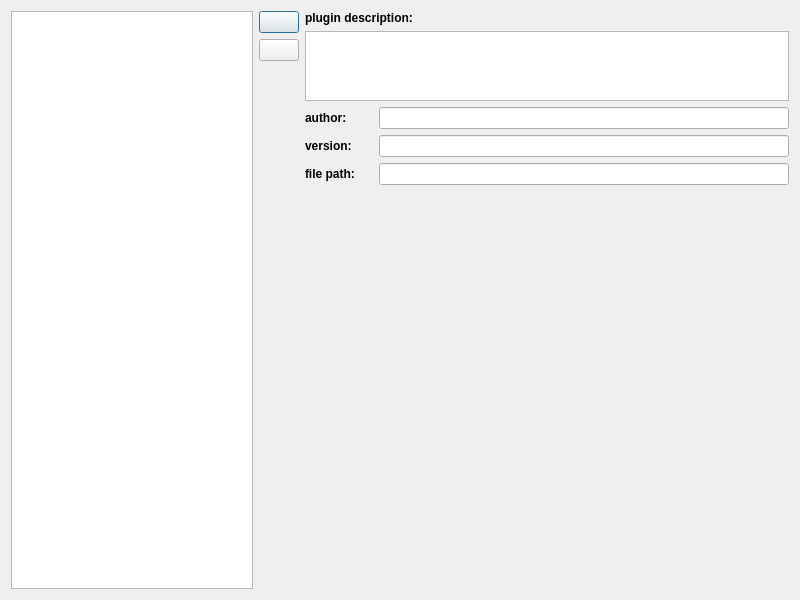
<?xml version="1.0" encoding="UTF-8"?>
<ui version="4.0">
 <class>PluginManagerDialog</class>
 <widget class="QDialog" name="PluginManagerDialog">
  <property name="geometry">
   <rect>
    <x>0</x>
    <y>0</y>
    <width>800</width>
    <height>600</height>
   </rect>
  </property>
  <property name="minimumSize">
   <size>
    <width>800</width>
    <height>600</height>
   </size>
  </property>
  <property name="windowTitle">
   <string>settings</string>
  </property>
  <layout class="QGridLayout" name="gridLayout">
   <item row="0" column="0">
    <layout class="QHBoxLayout" name="horizontalLayout" stretch="1,0,2">
     <item>
      <widget class="QTreeView" name="treeView_plugins">
       <property name="minimumSize">
        <size>
         <width>220</width>
         <height>0</height>
        </size>
       </property>
       <property name="alternatingRowColors">
        <bool>false</bool>
       </property>
       <property name="autoExpandDelay">
        <number>-1</number>
       </property>
       <property name="animated">
        <bool>false</bool>
       </property>
      </widget>
     </item>
     <item>
      <layout class="QVBoxLayout" name="verticalLayout" stretch="0,0,1">
       <item>
        <widget class="QPushButton" name="pushButton_add">
         <property name="sizePolicy">
          <sizepolicy hsizetype="Minimum" vsizetype="Minimum">
           <horstretch>0</horstretch>
           <verstretch>0</verstretch>
          </sizepolicy>
         </property>
         <property name="text">
          <string/>
         </property>
         <property name="icon">
          <iconset resource="../../res/res.qrc">
           <normaloff>:/Images/icons/edit_add.png</normaloff>:/Images/icons/edit_add.png</iconset>
         </property>
        </widget>
       </item>
       <item>
        <widget class="QPushButton" name="pushButton_remove">
         <property name="text">
          <string/>
         </property>
         <property name="icon">
          <iconset resource="../../res/res.qrc">
           <normaloff>:/Images/icons/edit_remove.png</normaloff>:/Images/icons/edit_remove.png</iconset>
         </property>
        </widget>
       </item>
       <item>
        <spacer name="verticalSpacer">
         <property name="orientation">
          <enum>Qt::Vertical</enum>
         </property>
         <property name="sizeHint" stdset="0">
          <size>
           <width>20</width>
           <height>40</height>
          </size>
         </property>
        </spacer>
       </item>
      </layout>
     </item>
     <item>
      <layout class="QVBoxLayout" name="verticalLayout_2" stretch="0,0,1">
       <item>
        <layout class="QVBoxLayout" name="verticalLayout_3" stretch="0,1,0,0,0">
         <property name="spacing">
          <number>6</number>
         </property>
         <item>
          <widget class="QLabel" name="label_description">
           <property name="sizePolicy">
            <sizepolicy hsizetype="Preferred" vsizetype="Preferred">
             <horstretch>0</horstretch>
             <verstretch>0</verstretch>
            </sizepolicy>
           </property>
           <property name="maximumSize">
            <size>
             <width>16777215</width>
             <height>20</height>
            </size>
           </property>
           <property name="font">
            <font>
             <weight>75</weight>
             <bold>true</bold>
             <strikeout>false</strikeout>
            </font>
           </property>
           <property name="text">
            <string>plugin description:</string>
           </property>
          </widget>
         </item>
         <item>
          <widget class="QTextBrowser" name="txt_pluginDescription">
           <property name="minimumSize">
            <size>
             <width>0</width>
             <height>70</height>
            </size>
           </property>
           <property name="maximumSize">
            <size>
             <width>16777215</width>
             <height>70</height>
            </size>
           </property>
          </widget>
         </item>
         <item>
          <layout class="QHBoxLayout" name="horizontalLayout_8" stretch="1,6">
           <property name="spacing">
            <number>6</number>
           </property>
           <item>
            <widget class="QLabel" name="label_author">
             <property name="font">
              <font>
               <weight>75</weight>
               <bold>true</bold>
              </font>
             </property>
             <property name="text">
              <string>author:</string>
             </property>
            </widget>
           </item>
           <item>
            <widget class="QLineEdit" name="txt_pluginAuthor">
             <property name="readOnly">
              <bool>true</bool>
             </property>
            </widget>
           </item>
          </layout>
         </item>
         <item>
          <layout class="QHBoxLayout" name="horizontalLayout_9" stretch="1,6">
           <property name="spacing">
            <number>6</number>
           </property>
           <item>
            <widget class="QLabel" name="label_version">
             <property name="font">
              <font>
               <weight>75</weight>
               <bold>true</bold>
              </font>
             </property>
             <property name="text">
              <string>version:</string>
             </property>
            </widget>
           </item>
           <item>
            <widget class="QLineEdit" name="txt_pluginVersion">
             <property name="readOnly">
              <bool>true</bool>
             </property>
            </widget>
           </item>
          </layout>
         </item>
         <item>
          <layout class="QHBoxLayout" name="horizontalLayout_10" stretch="1,6">
           <property name="spacing">
            <number>6</number>
           </property>
           <item>
            <widget class="QLabel" name="label_filePath">
             <property name="font">
              <font>
               <weight>75</weight>
               <bold>true</bold>
              </font>
             </property>
             <property name="text">
              <string>file path:</string>
             </property>
            </widget>
           </item>
           <item>
            <widget class="QLineEdit" name="txt_pluginFilePath">
             <property name="readOnly">
              <bool>true</bool>
             </property>
            </widget>
           </item>
          </layout>
         </item>
        </layout>
       </item>
       <item>
        <widget class="QWidget" name="widget_pluginInfo" native="true">
         <property name="sizePolicy">
          <sizepolicy hsizetype="Preferred" vsizetype="Expanding">
           <horstretch>0</horstretch>
           <verstretch>0</verstretch>
          </sizepolicy>
         </property>
        </widget>
       </item>
       <item>
        <spacer name="verticalSpacer_2">
         <property name="orientation">
          <enum>Qt::Vertical</enum>
         </property>
         <property name="sizeHint" stdset="0">
          <size>
           <width>20</width>
           <height>0</height>
          </size>
         </property>
        </spacer>
       </item>
      </layout>
     </item>
    </layout>
   </item>
  </layout>
 </widget>
 <resources>
  <include location="../../res/res.qrc"/>
 </resources>
 <connections/>
</ui>
